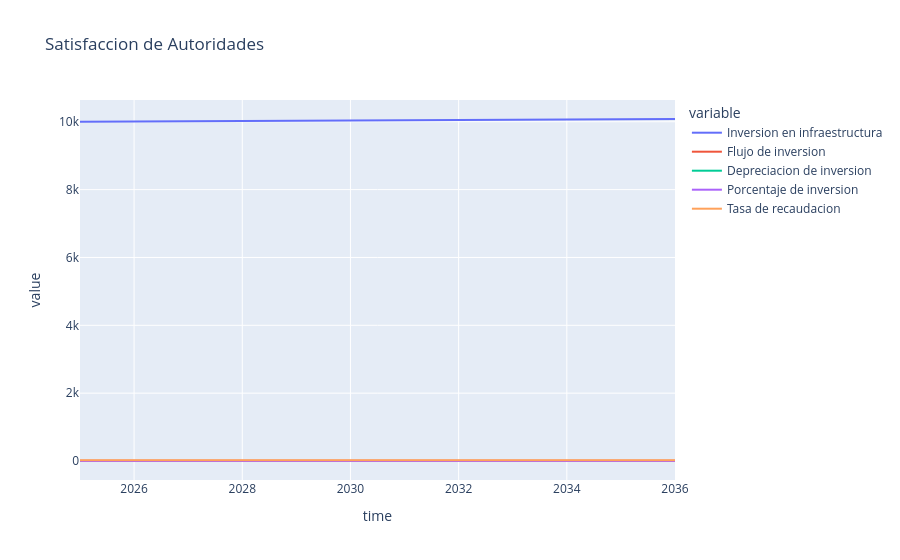

Notebook source saved alongside this figure:
### Code cell
fig.show()

### Figure 1 — Plotly figure (JSON) as saved in the notebook; plotly's stock layout.template omitted (floating-point values rounded to 4 significant figures)
{"data": [{"hovertemplate": "variable=Inversion en infraestructura<br>time=%{x}<br>value=%{y}<extra></extra>", "legendgroup": "Inversion en infraestructura", "line": {"color": "#636efa", "dash": "solid"}, "marker": {"symbol": "circle"}, "mode": "lines", "name": "Inversion en infraestructura", "orientation": "v", "showlegend": true, "type": "scatter", "x": [2025, 2026, 2027, 2028, 2029, 2030, 2031, 2032, 2033, 2034, 2035, 2036], "xaxis": "x", "y": [10000.0, 10010.0, 10010.0, 10020.0, 10030.0, 10040.0, 10040.0, 10050.0, 10060.0, 10070.0, 10070.0, 10080.0], "yaxis": "y"}, {"hovertemplate": "variable=Flujo de inversion<br>time=%{x}<br>value=%{y}<extra></extra>", "legendgroup": "Flujo de inversion", "line": {"color": "#EF553B", "dash": "solid"}, "marker": {"symbol": "circle"}, "mode": "lines", "name": "Flujo de inversion", "orientation": "v", "showlegend": true, "type": "scatter", "x": [2025, 2026, 2027, 2028, 2029, 2030, 2031, 2032, 2033, 2034, 2035, 2036], "xaxis": "x", "y": [7.5, 7.5, 7.5, 7.5, 7.5, 7.5, 7.5, 7.5, 7.5, 7.5, 7.5, 7.5], "yaxis": "y"}, {"hovertemplate": "variable=Depreciacion de inversion<br>time=%{x}<br>value=%{y}<extra></extra>", "legendgroup": "Depreciacion de inversion", "line": {"color": "#00cc96", "dash": "solid"}, "marker": {"symbol": "circle"}, "mode": "lines", "name": "Depreciacion de inversion", "orientation": "v", "showlegend": true, "type": "scatter", "x": [2025, 2026, 2027, 2028, 2029, 2030, 2031, 2032, 2033, 2034, 2035, 2036], "xaxis": "x", "y": [0.05, 0.05004, 0.05007, 0.05011, 0.05015, 0.05019, 0.05022, 0.05026, 0.0503, 0.05034, 0.05037, 0.05041], "yaxis": "y"}, {"hovertemplate": "variable=Porcentaje de inversion<br>time=%{x}<br>value=%{y}<extra></extra>", "legendgroup": "Porcentaje de inversion", "line": {"color": "#ab63fa", "dash": "solid"}, "marker": {"symbol": "circle"}, "mode": "lines", "name": "Porcentaje de inversion", "orientation": "v", "showlegend": true, "type": "scatter", "x": [2025, 2026, 2027, 2028, 2029, 2030, 2031, 2032, 2033, 2034, 2035, 2036], "xaxis": "x", "y": [0.3, 0.3, 0.3, 0.3, 0.3, 0.3, 0.3, 0.3, 0.3, 0.3, 0.3, 0.3], "yaxis": "y"}, {"hovertemplate": "variable=Tasa de recaudacion<br>time=%{x}<br>value=%{y}<extra></extra>", "legendgroup": "Tasa de recaudacion", "line": {"color": "#FFA15A", "dash": "solid"}, "marker": {"symbol": "circle"}, "mode": "lines", "name": "Tasa de recaudacion", "orientation": "v", "showlegend": true, "type": "scatter", "x": [2025, 2026, 2027, 2028, 2029, 2030, 2031, 2032, 2033, 2034, 2035, 2036], "xaxis": "x", "y": [25.0, 25.0, 25.0, 25.0, 25.0, 25.0, 25.0, 25.0, 25.0, 25.0, 25.0, 25.0], "yaxis": "y"}], "layout": {"legend": {"title": {"text": "variable"}, "tracegroupgap": 0}, "title": {"text": "Satisfaccion de Autoridades"}, "xaxis": {"anchor": "y", "domain": [0, 1], "title": {"text": "time"}}, "yaxis": {"anchor": "x", "domain": [0, 1], "title": {"text": "value"}}}}
